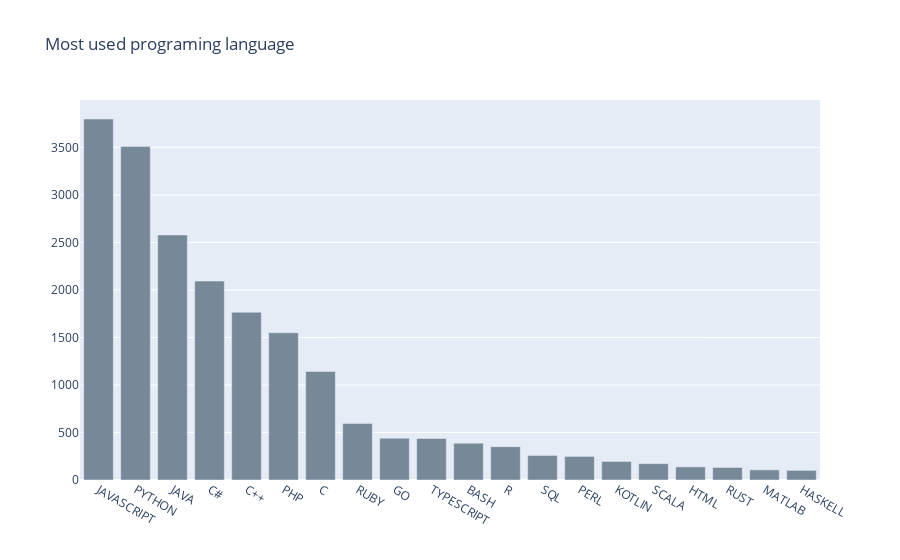

The code cell stored with this chart in its notebook:
### Markdown cell above
![newplot%20%283%29.png](attachment:newplot%20%283%29.png)

### Code cell
most=df[df.category2=="most used"]
most
most_dict=dict(most.answer.value_counts())
most_data=pd.DataFrame()
most_data["name"]=[item.upper() for item in most_dict.keys()]
most_data["value"]=most_dict.values()


colors = ['lightslategray',] * 20

fig = go.Figure(data=[go.Bar(
    x=most_data[:20].name,
    y=most_data[:20].value,
    marker_color=colors # marker color can be a single color value or an iterable
)])
fig.update_layout(title_text='Most used programing language')

### Figure 1 — Plotly figure (JSON) as saved in the notebook; plotly's stock layout.template omitted (floating-point values rounded to 4 significant figures)
{"data": [{"marker": {"color": ["lightslategray", "lightslategray", "lightslategray", "lightslategray", "lightslategray", "lightslategray", "lightslategray", "lightslategray", "lightslategray", "lightslategray", "lightslategray", "lightslategray", "lightslategray", "lightslategray", "lightslategray", "lightslategray", "lightslategray", "lightslategray", "lightslategray", "lightslategray"]}, "type": "bar", "x": ["JAVASCRIPT", "PYTHON", "JAVA", "C#", "C++", "PHP", "C", "RUBY", "GO", "TYPESCRIPT", "BASH", "R", "SQL", "PERL", "KOTLIN", "SCALA", "HTML", "RUST", "MATLAB", "HASKELL"], "y": [3799, 3509, 2579, 2093, 1765, 1550, 1142, 594, 440, 437, 388, 351, 258, 248, 195, 172, 138, 132, 107, 101]}], "layout": {"title": {"text": "Most used programing language"}}}
